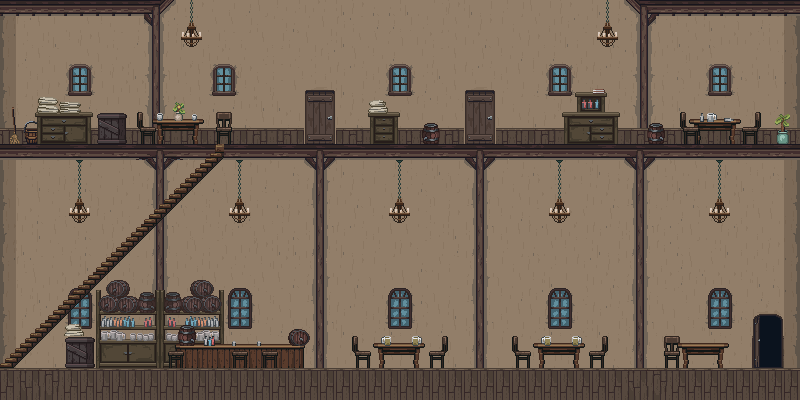

This game map was drawn from its Tiled (.tmx) file and the tilesets committed beside it. A one-line description and the trimmed map source follow:
An orthogonal 50x25 tile map with 16x16 px tiles, 4 tile layers (圖塊層 1, 圖塊層 2, 圖塊層 3, 圖塊層 4), 2 tilesets and 16 objects (Floor, 2F Floor, UP, DOWN, Tavern Keeper, ...).

<map version="1.10" tiledversion="1.12.1" orientation="orthogonal" renderorder="right-down" width="50" height="25" tilewidth="16" tileheight="16" infinite="0" nextlayerid="9" nextobjectid="18">
 <tileset firstgid="1" source="SSW/Tavern.tsx" />
 <tileset firstgid="3673" source="SSW/VP2_Main (2).tsx" />
 <layer id="1" name="圖塊層 1" width="50" height="25">
  <data>[1250 cells, 1250 non-empty, 94 distinct tile ids]</data>
 </layer>
 <layer id="2" name="圖塊層 2" width="50" height="25">
  <data>[1250 cells, 215 non-empty, 98 distinct tile ids]</data>
 </layer>
 <layer id="5" name="圖塊層 3" width="50" height="25">
  <data>[1250 cells, 80 non-empty, 80 distinct tile ids]</data>
 </layer>
 <layer id="7" name="圖塊層 4" width="50" height="25">
  <data>[1250 cells, 88 non-empty, 88 distinct tile ids]</data>
 </layer>
 <objectgroup id="8" name="物件層 1">
  <object id="1" name="Floor" x="769.333" y="380" />
  <object id="2" name="2F Floor" x="765.333" y="162.667" />
  <object id="3" name="UP" x="29.3333" y="357.333" />
  <object id="4" name="DOWN" x="230.667" y="132" />
  <object id="5" name="Tavern Keeper" x="208" y="358.667" />
  <object id="6" name="Village Head" x="329.333" y="357.333" />
  <object id="7" name="Shopkeeper" x="477.333" y="356" />
  <object id="8" name="Miner" x="665.333" y="354.667" />
  <object id="9" name="Smith" x="534.667" y="136" />
  <object id="10" name="Bard1" x="629.333" y="134.667" />
  <object id="11" name="Bard2" x="662.667" y="136" />
  <object id="12" name="Enter" x="768" y="354.667" />
  <object id="13" name="Traveler" x="320.667" y="132.667" />
  <object id="15" name="Chef" x="64.6667" y="136.667" />
  <object id="16" name="Farmer" x="751.333" y="134" />
  <object id="17" name="Woodcutter" x="430.667" y="134" />
 </objectgroup>
</map>
